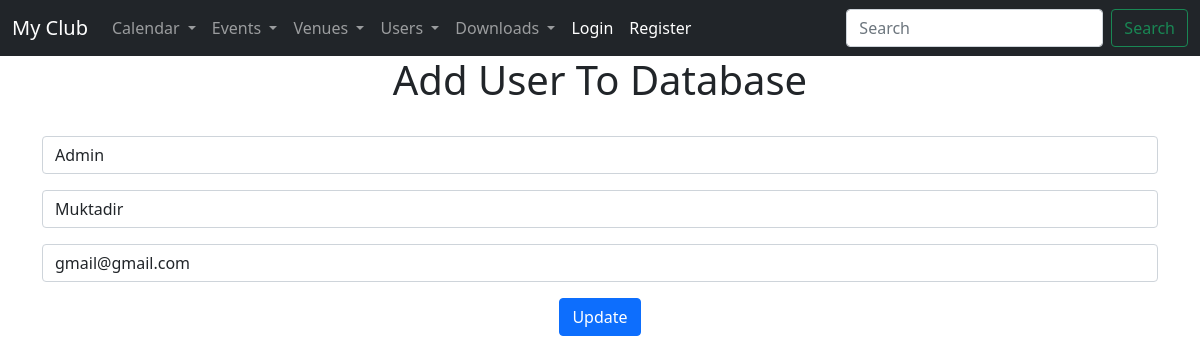
Page /update_user/2 on the committed database.
### events/models.py (models this page shows, shortened)
class MyClubUser(models.Model):
    first_name = models.CharField(max_length=30)
    last_name = models.CharField(max_length=30)
    email = models.EmailField("User Email")

### events/views.py (the view)
# urls.py: path("update_user/<user_id>", views.update_user, name="update_user"),
def update_user(request, user_id):
    user = MyClubUser.objects.get(pk=user_id)
    form = UserForm(request.POST or None, instance=user)
    if form.is_valid():
        form.save()
        return redirect("user_list")
    return render(request, "events/update_user.html", {
        "user": user,
        "form": form,
    })

### events/forms.py
class UserForm(ModelForm):
    class Meta:
        model = MyClubUser
        fields = "__all__"
        labels = {
            "first_name": "",
            "last_name": "",
            "email": ""
        }
        widgets = {
            "first_name": forms.TextInput(attrs={"class": "form-control", "placeholder": "First Name"}),
            "last_name": forms.TextInput(attrs={"class": "form-control", "placeholder": "Last Name"}),
            "email": forms.EmailInput(attrs={"class": "form-control", "placeholder": "Email Address"})
        }

### events/templates/events/update_user.html (shortened to what this page needs)
{% extends "events/base.html" %}
{% block content %}
<center>
    <h1>Add User To Database</h1>
    <br/>
    {% if submitted %}
    <h3>User Added Successfully!</h3>
    {% else %}
    <form action="" method="post">
        {{ form.as_p }}
        <button type="submit" class="btn btn-primary">Update</button>
    </form>
    {% endif %}
</center>
{% endblock %}

### rows in the picture
MyClubUser: first_name "Admin", last_name "Muktadir", email "gmail@gmail.com"
